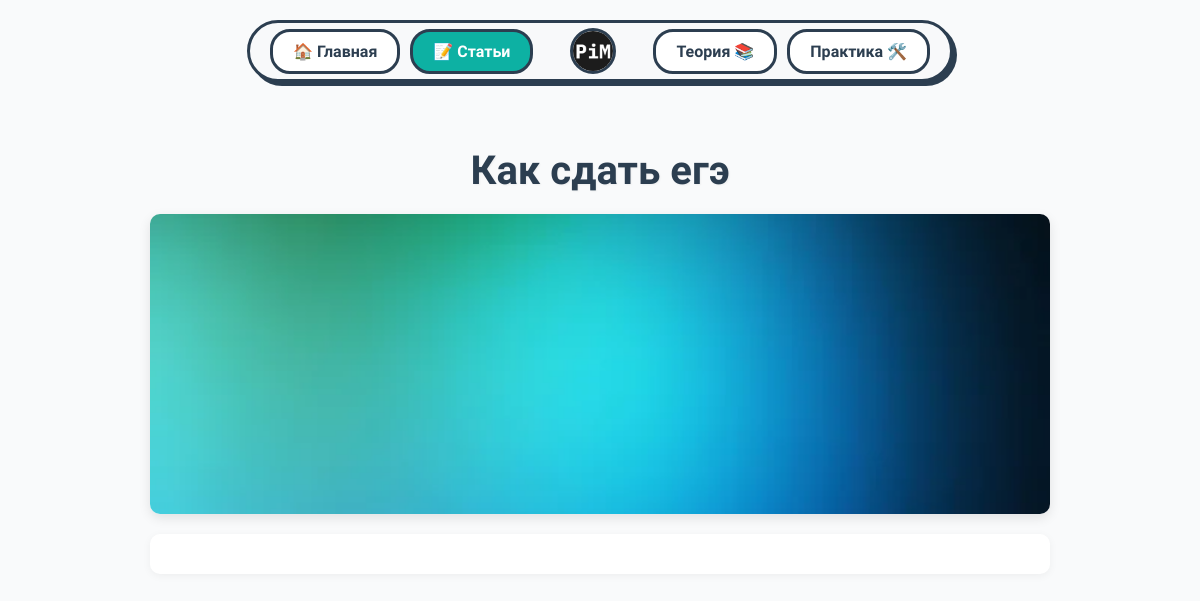
The page /article/kak-sdat-ege on the database its author committed.
### tables this page shows
CREATE TABLE articles (
            id INTEGER PRIMARY KEY AUTOINCREMENT,
            title TEXT NOT NULL,
            slug TEXT NOT NULL UNIQUE,
            excerpt TEXT NOT NULL,
            content TEXT NOT NULL,
            image TEXT,
            created_at TIMESTAMP DEFAULT CURRENT_TIMESTAMP
        );

### article.php (the view, shortened to what this page needs)
<?php
require_once 'config.php';
$slug = trim($_GET['slug'] ?? '');
try {
    $stmt = $db->prepare('SELECT * FROM articles WHERE slug = :slug');
    $stmt->execute(['slug' => $slug]);
    $article = $stmt->fetch(PDO::FETCH_ASSOC);
} catch (PDOException $e) {
    error_log("Error fetching article: " . $e->getMessage());
    http_response_code(500);
    die('Ошибка загрузки статьи');
}
?>
<!DOCTYPE html>
<html lang="ru">
<head>
    <link rel="stylesheet" href="/static/CSS/main.css">
</head>
<body>
    <header>
        <div class="nav-container">
            <div class="nav-left">
                <a href="/index.php" class="nav-button">🏠 Главная</a>
                <a href="/articles.php" class="nav-button active">📝 Статьи</a>
            </div>
            <div class="nav-logo">
                <img src="/static/pictures/favicon.ico" alt="Логотип">
            </div>
            <div class="nav-right">
                <a href="#theory" class="nav-button">Теория 📚</a>
                <a href="/math.php" class="nav-button">Практика 🛠️</a>
            </div>
        </div>
    </header>
    <div class="container">
        <h1><?php echo htmlspecialchars($article['title']); ?></h1>
        <?php if ($article['image']): ?>
            <img src="<?php echo htmlspecialchars($article['image']); ?>" alt="<?php echo htmlspecialchars($article['title']); ?>" class="article-image">
        <?php endif; ?>
        <div class="article-content" id="content"></div>
    </div>
</body>
</html>

### static/CSS/main.css (style rules this page uses)
body, html { margin: 0; padding: 0; width: 100%; font-family: 'Anonymous Pro', monospace; background: white; overflow-y: scroll; -ms-overflow-style: none; scrollbar-width: none; }

### article.php (style rules this page uses)
body { background: #f9fafb; color: #2c3e50; font-family: 'Anonymous Pro', monospace; margin: 0; padding: 0; overflow-y: scroll; -ms-overflow-style: none; scrollbar-width: none; }
header { width: 100%; padding: 20px 0 0; position: fixed; top: 0; z-index: 100; }
.nav-container { width: 40%; margin: 0 auto; background: #f8f9fa; border: 3px solid #2c3e50; box-shadow: 4px 4px 0 #2c3e50; border-radius: 90px; display: flex; align-items: center; justify-content: space-between; padding: 5px 20px; }
.nav-left, .nav-right { display: flex; gap: 10px; }
.nav-logo { width: 40px; height: 40px; background: #ffffff; border: 3px solid #2c3e50; border-radius: 50%; overflow: hidden; display: flex; align-items: center; justify-content: center; }
.nav-logo img { width: 100%; height: 100%; object-fit: cover; }
.nav-button { padding: 10px 20px; background: #ffffff; color: #2c3e50; font-family: 'Anonymous Pro', monospace; font-size: 1em; font-weight: 700; border: 3px solid #2c3e50; border-radius: 20px; text-decoration: none; transition: all 0.3s ease; }
.nav-button.active { background: #0db1a3; color: #ffffff; }
.container { max-width: 900px; margin: 100px auto 40px; padding: 20px; text-align: left; }
h1 { font-size: 2.5em; font-weight: 700; color: #2c3e50; margin-bottom: 20px; text-align: center; text-shadow: 1px 1px 2px rgba(0, 0, 0, 0.05); }
.article-image { display: block; width: 100%; max-width: 900px; max-height: 300px; aspect-ratio: 16 / 9; object-fit: cover; border-radius: 10px; margin: 20px auto; box-shadow: 0 4px 12px rgba(0, 0, 0, 0.1); }
.article-content { font-size: 1.1em; color: #343a40; line-height: 1.8; background: #ffffff; padding: 20px; border-radius: 10px; box-shadow: 0 2px 8px rgba(0, 0, 0, 0.05); }
.container, .article-content { animation: fadeInUp 0.5s ease forwards; }
@media (max-width: 1200px) { .nav-container { width: 55%; } }

### rows shown on the page
articles: title "Как сдать егэ", image (picture)
